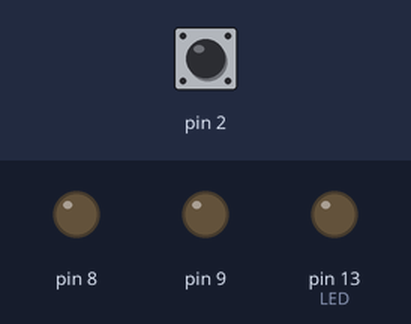
This sketch was run on a simulated Arduino Uno, built with avr-gcc and run on an emulated ATmega328P. On the bench: output pins drawn as LEDs (lit = HIGH). Dashed ring = blinking. Inputs (shaded band) come from the test bench; at power-on: pin 2 HIGH.

Above: at 5.0 s.
5.1 s: pin 2 driven LOW
At 5.62 s:
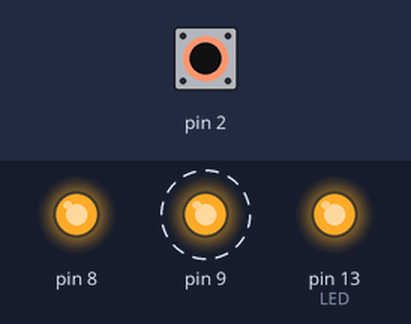
8.1 s: pin 2 pulsed HIGH 2 times (0.12 s each, 0.3 s apart)
At 8.38 s:
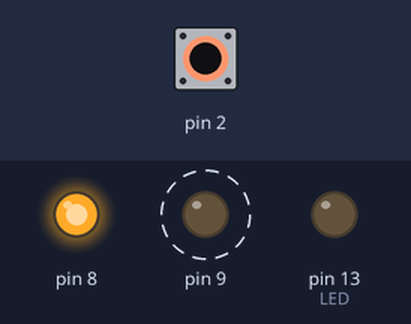
11.1 s: pin 2 pulsed HIGH 5 times (0.12 s each, 0.3 s apart)
At 12.62 s:
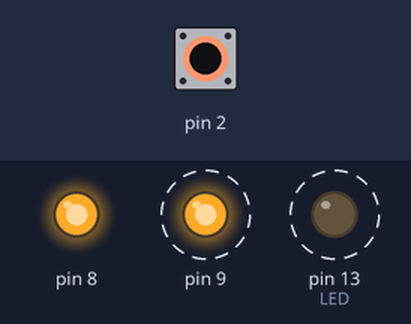
Timing chart, 0 to 15.0 s (numbered marks = the images above; inputs shaded):
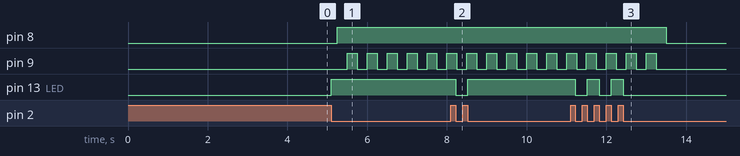

Measured:
- after the input at 5.1 s, pin 8: LOW → HIGH after 0.15 s; pin 9: alternates HIGH for 0.25 s and LOW for 0.25 s, starting after 0.40 s; pin 13 (LED): LOW → HIGH at once
- after the input at 8.1 s, pin 13 (LED): HIGH → LOW after 0.12 s, → HIGH 0.30 s later
- after the input at 11.1 s, pin 13 (LED): alternates HIGH for 0.30 s and LOW for 0.30 s, 5 changes in all, then stays LOW, starting after 0.12 s

The sketch:

Ass3_Ex3_With_Interrupt.ino
```cpp
#include <avr/io.h>
#include <avr/interrupt.h>

int cycle = 0;
volatile int buttonPressed = 0;

int main(void)
{
	DDRB |= (1 << 5);	// Set PORTB5 as output for LED - for TESTING
	DDRD &= ~(1 << 2); // Set PD2 pin (INT0) as input to receive interrupt re-quest
  DDRB |= (1 << 0) | (1 << 1); //PORTB0 & PORTB1 as output
	EICRA |= (1 << ISC01); // set INT0 to trigger on Falling edge
	EIMSK  |= (1 << INT0); // Turns on INT0

  TCCR1B |= (1 << WGM12); //CTC Mode On
  TCCR1B |= (1 << CS11) | (1 << CS10); //Prescaler of 64
  OCR1A = 62499; //Duration: NOT 0.1s
  TIMSK1 |= (1 << OCIE1A); //Output Compare Match A Interrupt On
	sei(); // Turn on the Global Interrupt Enable Bit

	while (1)
	{
	}
}

ISR ( TIMER1_COMPA_vect ) {
  if (buttonPressed == 1) { //button is pressed
    cycle++;

    if (cycle == 1) { //PORTB0 ON
      PORTB |= (1 << 0);
    } else if (cycle > 33) { //PORTB1 toggles full 16 cycles
      cycle = 0; //reset cycle to 0 for next button pressed
      buttonPressed = 0; //reset button

      PORTB &= ~(1 << 0); //PORTB0 OFF
    } else { //PORTB1 toggles
      PORTB ^= (1 << 1);
    }
  }

}

ISR ( INT0_vect )	// ISR for the INT0
{
  buttonPressed = 1;
	PORTB ^= (1<<PORTB5);	//Toggle the PB5 connecting to the LED
}
```
